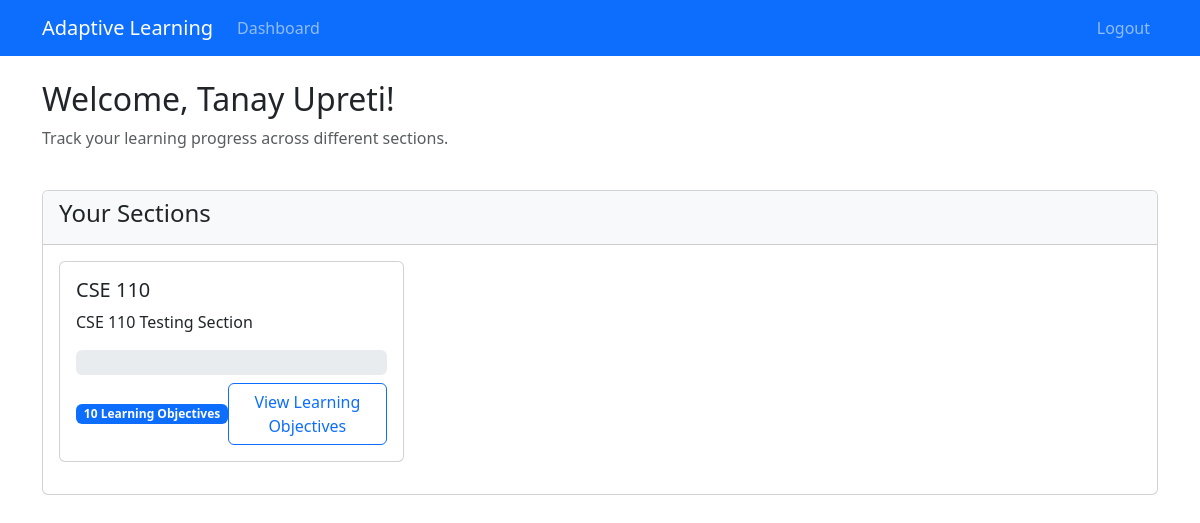
The app's page /user/dashboard (signed in) with its own data.
### database/models.py (models this page shows, shortened)
class User(Base):
    __tablename__ = "users"
    id = Column(Integer, primary_key=True)
    name = Column(String, nullable=False)
    email = Column(String, unique=True, nullable=False)
    password_hash = Column(String, nullable=False)  # For authentication
    is_admin = Column(Boolean, default=False)  # Admin flag
    attempts = relationship(
        "AttemptLog", back_populates="user", cascade="all, delete-orphan"
    )
    user_categories = relationship("UserCategory", back_populates="user", cascade="all, delete-orphan")
    sections = relationship("Section", secondary=section_users, back_populates="users")

class Section(Base):
    __tablename__ = "sections"
    id = Column(Integer, primary_key=True)
    name = Column(String, unique=True, nullable=False)
    description = Column(String)
    uuid = Column(String, unique=True, nullable=False, default=lambda: str(uuid.uuid4()))
    users = relationship("User", secondary=section_users, back_populates="sections")
    categories = relationship("Category", secondary=section_categories, back_populates="sections")

### blueprints/user/routes.py (the view)
@user_bp.route('/dashboard')
@login_required
def dashboard():
    user = get_current_user()
    all_categories = g.db_session.query(Category).all()
    logger.debug(f"Found {len(all_categories)} categories in database")
    section_categories = set()
    user_sections = user.sections
    logger.debug(f"User {user.id} belongs to {len(user_sections)} sections")
    for section in user_sections:
        for category in section.categories:
            section_categories.add(category)
            logger.debug(f"Adding category {category.name} from section {section.name}")
    categories = list(set(all_categories).union(section_categories))
    user_categories = {
        uc.category_id: uc for uc in g.db_session.query(UserCategory).filter_by(user_id=user.id).all()
    }
    logger.debug(f"Found {len(user_categories)} user categories for user {user.id}")
    sections = user.sections
    return render_template('user/dashboard.html',
                         user=user,
                         categories=categories,
                         user_categories=user_categories,
                         sections=sections)

### blueprints/user/routes.py (called while the page is built)
def login_required(f):
    @wraps(f)
    def decorated_function(*args, **kwargs):
        if 'user_id' not in session:
            flash('Please log in to access this page.', 'warning')
            return redirect(url_for('user.login'))
        return f(*args, **kwargs)
    return decorated_function

def get_current_user() -> Optional[User]:
    if 'user_id' not in session:
        return None
    return g.db_session.query(User).get(session['user_id'])

### database/engine.py (called while the page is built)
    def get_session(self):
        return self.Session()

### database/models.py (called while the page is built)
@event.listens_for(UserCategory, 'load')
def init_ibkt_engine(target, context):
    target._init_ibkt_engine()
    target._init_question_manager()

    def _init_question_manager(self):
        from bkt.engine import QuestionManager
        self.question_manager = QuestionManager(
            spacing_factor=2.5,      # Higher value = faster spacing increase
            error_priority=0.85,     # Higher value = more frequent repetition of wrong answers
            knowledge_penalty=0.35   # Higher value = bigger knowledge drop for previously correct items
        )
        if self.question_history:
            self.question_manager.question_history = self.question_history.get('history', {})
            self.question_manager.last_seen = self.question_history.get('last_seen', {})
            self.question_manager.correct_streak = self.question_history.get('streak', {})
            self.question_manager.attempt_counter = self.question_history.get('counter', 0)

### main.py (called while the page is built)
@app.before_request
def before_request():
    g.db_session = db.get_session()

@app.after_request
def after_request(response):
    if hasattr(g, 'db_session'):
        g.db_session.close()
    return response

### templates/user/dashboard.html (shortened to what this page needs)
{% extends "user/base.html" %}
{% block content %}
<div class="row mb-4">
    <div class="col">
        <h2>Welcome, {{ user.name }}!</h2>
        <p class="text-muted">Track your learning progress across different sections.</p>
    </div>
</div>
{% if sections %}
<div class="row">
    <div class="col">
        <div class="card">
            <div class="card-header bg-light">
                <h4>Your Sections</h4>
            </div>
            <div class="card-body">
                <div class="row">
                    {% for section in sections %}
                    <div class="col-md-4 mb-3">
                        <div class="card h-100">
                            <div class="card-body">
                                <h5 class="card-title">{{ section.name }}</h5>
                                {% if section.description %}
                                <p class="card-text">{{ section.description }}</p>
                                {% endif %}
                                {% set section_progress = 0 %}
                                {% set total_categories = section.categories|length %}
                                {% if total_categories > 0 %}
                                    {% for category in section.categories %}
                                        {% if category.id in user_categories %}
                                            {% set section_progress = section_progress + user_categories[category.id].current_knowledge %}
                                        {% endif %}
                                    {% endfor %}
                                    {% set section_progress = (section_progress / total_categories) * 100 %}
                                {% endif %}
                                <div class="progress mb-2">
                                </div>
                                <div class="d-flex justify-content-between align-items-center">
                                    <span class="badge bg-primary">{{ total_categories }} Learning Objectives</span>
                                    <a href="{{ url_for('user.section_categories', section_uuid=section.uuid) }}" class="btn btn-outline-primary">
                                        View Learning Objectives
                                    </a>
                                </div>
                            </div>
                        </div>
                    </div>
                    {% endfor %}
                </div>
            </div>
        </div>
    </div>
</div>
{% endif %}
{% endblock %}

### templates/user/base.html (style rules this page uses)
.progress { height: 25px; margin-bottom: 10px; }

### records on screen
User: name "Tanay Upreti"
Section: name "CSE 110", description "CSE 110 Testing Section", total_categories "10"
